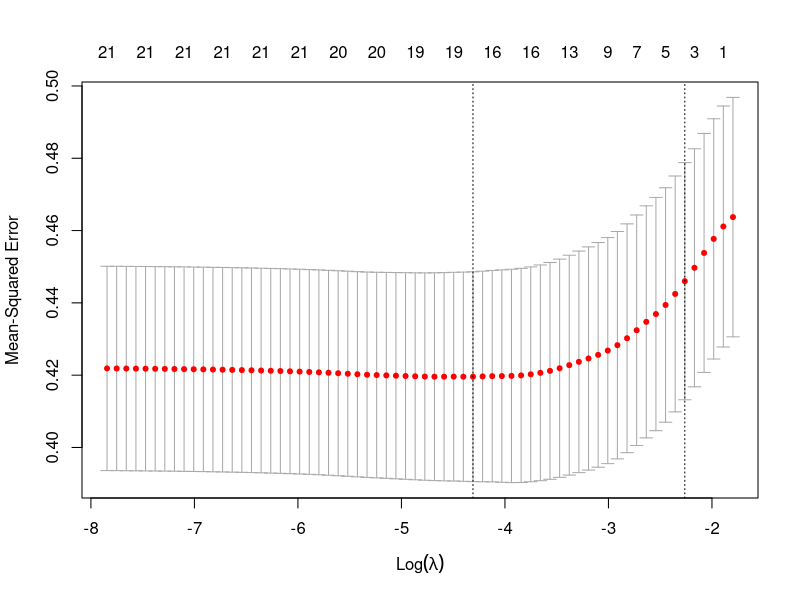
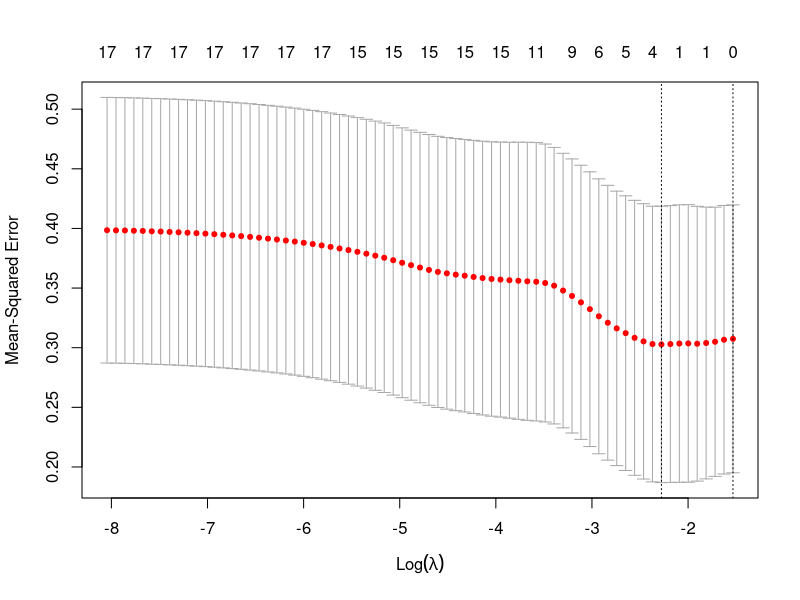

R code for these plots, in order:
## ---- chunk 1
# import data
setwd("/Users/zfg/Desktop/628-Module3-main/data")
chi = read.csv("Chinese_restaurant_new.csv")
kor = read.csv("Korean_restaurant_new.csv")
## ---- chunk 2
library(glmnet)
# Chinese restaurant
X_chi = chi[,-c(40,41,42,43,44,45,46,47,48,50)]
X_chi[,1] = factor(X_chi[,1])
X_chi[,3] = as.numeric(X_chi[,3])
X_chi[,4] = factor(X_chi[,4])
X_chi[,5][X_chi[,5] == "None"] = "False"
X_chi[,5] = factor(X_chi[,5])
X_chi[,6][X_chi[,6] == "'no'"] = "False"
X_chi[,6][X_chi[,6] == "u'no'"] = "False"
X_chi[,6][X_chi[,6] == "u'free'"] = "free"
X_chi[,6][X_chi[,6] == "'free'"] = "free"
X_chi[,6][X_chi[,6] == "u'paid'"] = "paid"
X_chi[,6] = factor(X_chi[,6], levels = c("False", "paid", "free"))
X_chi[,7][X_chi[,7] == "None"] = "False"
X_chi[,7] = factor(X_chi[,7])
X_chi[,8] = factor(X_chi[,8])
X_chi[,9][X_chi[,9] == "None"] = "False"
X_chi[,9] = factor(X_chi[,9], levels = c("False","True"))
X_chi[,11] = factor(X_chi[,11])
X_chi[,12][X_chi[,12] == "None"] = "False"
X_chi[,12] = factor(X_chi[,12], levels = c("False","True"))
X_chi[,14] = factor(X_chi[,14])
X_chi[,15][X_chi[,15] == "u'none'"] = "False"
X_chi[,15][X_chi[,15] == "u'beer_and_wine'"] = "beer_and_wine"
X_chi[,15][X_chi[,15] == "'none'"] = "False"
X_chi[,15][X_chi[,15] == "u'full_bar'"] = "full_bar"
X_chi[,15][X_chi[,15] == "'full_bar'"] = "full_bar"
X_chi[,15][X_chi[,15] == "'beer_and_wine'"] = "beer_and_wine"
X_chi[,5][X_chi[,5] == "none"] = "False"
X_chi[,15] = factor(X_chi[,15], levels = c("False", "beer_and_wine", "full_bar"))
X_chi[,16] = factor(X_chi[,16])
X_chi[,17][X_chi[,17] == "u'casual'"] = "casual"
X_chi[,17][X_chi[,17] == "'casual'"] = "casual"
X_chi[,17][X_chi[,17] == "u'formal'"] = "formal"
X_chi[,17] = factor(X_chi[,17])
X_chi[,19] = factor(X_chi[,19])
X_chi[,21] = factor(X_chi[,21])
X_chi[,22] = factor(X_chi[,22])
X_chi[,23] = factor(X_chi[,23])
X_chi[,24] = factor(X_chi[,24])
X_chi[,25] = factor(X_chi[,25])
X_chi[,32] = factor(X_chi[,32])
X_chi[,33] = factor(X_chi[,33])
X_chi[,35][X_chi[,35] == "'yes_free'"] = "yes_free"
X_chi[,35][X_chi[,35] == "'no'"] = "False"
X_chi[,35] = factor(X_chi[,35], levels = c("False","yes_free"))
X_chi = X_chi[,-c(1,2,10,13,15,17,18,20,23,26,27,28,29,30,31,33,34,36,37,38,39)]
## ---- chunk 3
X_train = model.matrix(~., X_chi)
Y_chi = chi[,48]
grid = 10^seq(10,-2,length=100)
lasso.chi = glmnet(X_train, Y_chi, alpha = 1, lambda = grid)
## ---- chunk 4
cv.chi = cv.glmnet(X_train, Y_chi, alpha = 1)
plot(cv.chi)
bestlam=cv.chi$lambda.min
## ---- chunk 5
bestlam = 0.08
out = glmnet(X_train, Y_chi, alpha = 1, lambda = grid)
coeff = predict(out,type="coefficients",s=bestlam)#[1:30,]
coeff
## ---- chunk 6
setwd("/Users/zfg/Desktop/628-Module3-main/data")
chi = read.csv("Korean_restaurant_new.csv")
X_chi = chi[,-c(40,41,42,43,44,45,46,47,48,50)]
X_chi[,1] = factor(X_chi[,1])
X_chi[,3] = as.numeric(X_chi[,3])
X_chi[,4] = factor(X_chi[,4])
X_chi[,5][X_chi[,5] == "None"] = "False"
X_chi[,5] = factor(X_chi[,5])
X_chi[,6][X_chi[,6] == "'no'"] = "False"
X_chi[,6][X_chi[,6] == "u'no'"] = "False"
X_chi[,6][X_chi[,6] == "u'free'"] = "free"
X_chi[,6][X_chi[,6] == "'free'"] = "free"
X_chi[,6][X_chi[,6] == "u'paid'"] = "paid"
X_chi[,6] = factor(X_chi[,6], levels = c("False", "paid", "free"))
X_chi[,7][X_chi[,7] == "None"] = "False"
X_chi[,7] = factor(X_chi[,7])
X_chi[,8] = factor(X_chi[,8])
X_chi[,9][X_chi[,9] == "None"] = "False"
X_chi[,9] = factor(X_chi[,9], levels = c("False","True"))
X_chi[,11] = factor(X_chi[,11])
X_chi[,12][X_chi[,12] == "None"] = "False"
X_chi[,12] = factor(X_chi[,12], levels = c("False","True"))
X_chi[,14] = factor(X_chi[,14])
X_chi[,15][X_chi[,15] == "u'none'"] = "False"
X_chi[,15][X_chi[,15] == "u'beer_and_wine'"] = "beer_and_wine"
X_chi[,15][X_chi[,15] == "'none'"] = "False"
X_chi[,15][X_chi[,15] == "u'full_bar'"] = "full_bar"
X_chi[,15][X_chi[,15] == "'full_bar'"] = "full_bar"
X_chi[,15][X_chi[,15] == "'beer_and_wine'"] = "beer_and_wine"
X_chi[,5][X_chi[,5] == "none"] = "False"
X_chi[,15] = factor(X_chi[,15], levels = c("False", "beer_and_wine", "full_bar"))
X_chi[,16] = factor(X_chi[,16])
X_chi[,17][X_chi[,17] == "u'casual'"] = "casual"
X_chi[,17][X_chi[,17] == "'casual'"] = "casual"
X_chi[,17][X_chi[,17] == "u'formal'"] = "formal"
X_chi[,17] = factor(X_chi[,17])
X_chi[,19] = factor(X_chi[,19])
X_chi[,21] = factor(X_chi[,21])
X_chi[,22] = factor(X_chi[,22])
X_chi[,23] = factor(X_chi[,23])
X_chi[,24] = factor(X_chi[,24])
X_chi[,25] = factor(X_chi[,25])
X_chi[,32] = factor(X_chi[,32])
X_chi[,33] = factor(X_chi[,33])
X_chi[,35][X_chi[,35] == "'yes_free'"] = "yes_free"
X_chi[,35][X_chi[,35] == "'no'"] = "False"
X_chi[,35] = factor(X_chi[,35], levels = c("False","yes_free"))
X_chi = X_chi[,-c(1,2,10,13,15,17,18,20,23,25,26,27,28,29,30,31,33,34,35,36,37,38,39)]
## ---- chunk 7
X_train = model.matrix(~., X_chi)
Y_chi = chi[,48]
grid = 10^seq(10,-2,length=100)
lasso.chi = glmnet(X_train, Y_chi, alpha = 1, lambda = grid)
## ---- chunk 8
cv.chi = cv.glmnet(X_train, Y_chi, alpha = 1)
plot(cv.chi)
bestlam=cv.chi$lambda.min
## ---- chunk 9
bestlam = 0.08
out = glmnet(X_train, Y_chi, alpha = 1, lambda = grid)
coeff = predict(out,type="coefficients",s=bestlam)#[1:30,]
#coeff[coeff != 0]
coeff
